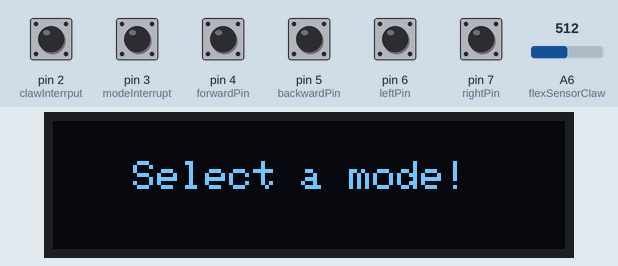
Recording of a sketch running on a simulated Arduino Nano, built with avr-gcc and run on an emulated ATmega328P. Shown: 128×32 one-colour display. The test bench sets the inputs (shaded band); at power-on: pin 2 (clawInterrput), pin 3 (modeInterrupt), pin 4 (forwardPin), pin 5 (backwardPin), pin 6 (leftPin), pin 7 (rightPin) HIGH, A6 (flexSensorClaw) = 512. No radio packets arrive unless stated; what the sketch prints to the serial monitor is not drawn.

Above: at 1.3 s.
1.4 s: pin 3 (modeInterrupt) pulled LOW for 0.15 s
At 2.4 s:
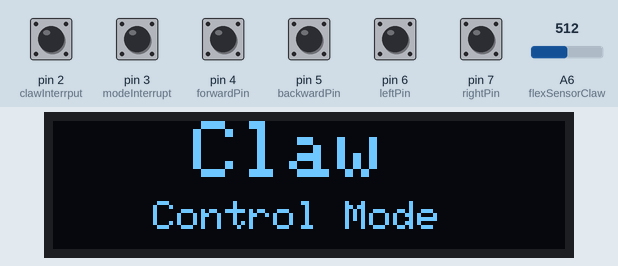
3.1 s: pin 3 (modeInterrupt) pulled LOW for 1 s
At 4.6 s:
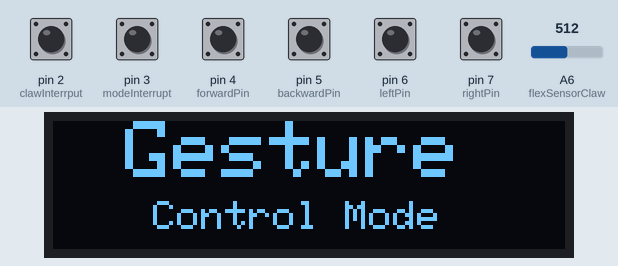
5.7 s: pin 3 (modeInterrupt) pulled LOW for 0.15 s
At 6.7 s:
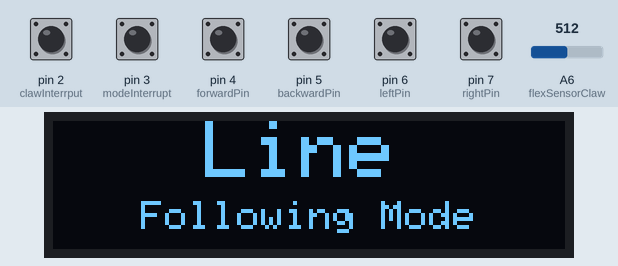
7.4 s: pin 3 (modeInterrupt) pulled LOW for 0.15 s
At 8.8 s:
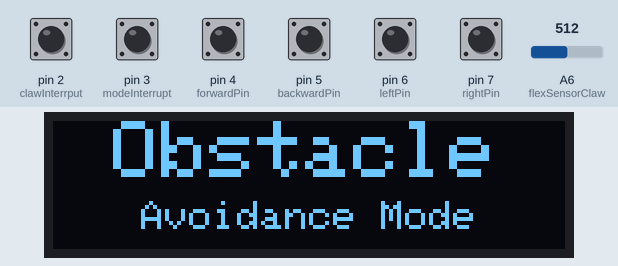
9.1 s: pin 3 (modeInterrupt) pulled LOW for 1 s
At 10.8 s:
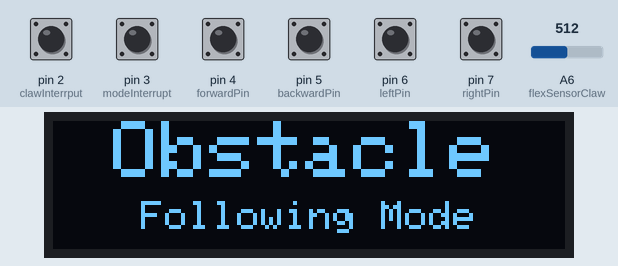
11.6 s: pin 3 (modeInterrupt) pulled LOW for 0.15 s
At 12.7 s:
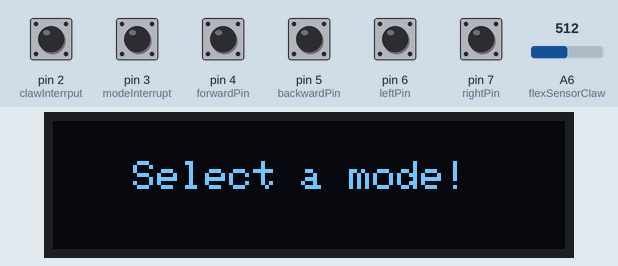
Timing chart, 0 to 14.3 s (numbered marks = the images above; inputs shaded):
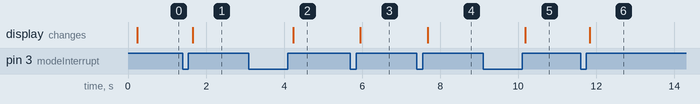

Measured:
- after the input at 1.4 s, the display: changes after 0.26 s (image 1)
- after the input at 3.1 s, the display: changes after 1.1 s (image 2)
- after the input at 5.7 s, the display: changes after 0.25 s (image 3)
- after the input at 7.4 s, the display: changes after 0.28 s (image 4)
- after the input at 9.1 s, the display: changes after 1.1 s (image 5)
- after the input at 11.6 s, the display: changes after 0.23 s (image 6)

The sketch:

Simulation_Transmitter.ino
```cpp
#include <VirtualWire.h>
#include <Wire.h>
#include <Adafruit_GFX.h>
#include <Adafruit_SSD1306.h>

//defining all pin number in which the component is onnected
#define I2C_ADDRESS 0x3C // Address depends on I2C module. need to be changed for every different module

#define flexSensorClaw A6 //pin no for flex sensor which control robot claw open and close operation
#define clawInterrput 2 //push button for claw movement change in up down position
#define modeInterrupt 3 //push button for mode change
#define forwardPin 4 //simulation button for direction control
#define backwardPin 5 //simulation button for direction control
#define leftPin 6 //simulation button for direction control
#define rightPin 7 //simulation button for direction control

const int transmit_pin = 12; //simulation transmitter pin

volatile int mode = 0;
volatile bool clawState = 0;
const float flatResistance= 25000.0; //change this value according to sensor value when it is in straight position
const float bendResistance = 100000.0; //change this value according to sensor value when it is in 90 degree bend position
const float pullDownResistance = 47000.0; //change this value according the resistor value you used in pull down purpose
const int delayAfterSendingData = 10; //this value determines how frequently the data will transfer.
const int maxErrorCount = 3; // this variable defines maximum failed attempt of data transmission
int errorCount = 0; //this variable is for current failed attemp for data transmission

String str;
char cstr[100];
String message = "";
unsigned int mlength; // message length

//creating a structure to store all the data in one package
struct data {
  int xAxis;
  int yAxis;
  float felxSensorClawValue;
  bool clawInterrputValue;
  int modeInterruptValue;
};

//creating necessary objects
Adafruit_SSD1306 lcd = Adafruit_SSD1306(128, 32, &Wire);
data sendData; // creating a data object to store data in that object

void setup() {
  //setting pinmodes
  pinMode(flexSensorClaw, INPUT);
  /*
  using internal pull up resistor. so we need to connect button with ground
  For that, when the button pressed the arduino will read LOW as its button state
  and it will remain HIGH sate if button is at off state
  */
  pinMode(clawInterrput, INPUT_PULLUP);
  pinMode(modeInterrupt, INPUT_PULLUP);
  pinMode(forwardPin, INPUT_PULLUP);
  pinMode(backwardPin, INPUT_PULLUP);
  pinMode(leftPin, INPUT_PULLUP);
  pinMode(rightPin, INPUT_PULLUP);

  //attaching interrupt to change value in Rising state of interrupt pin
  attachInterrupt(digitalPinToInterrupt(clawInterrput),clawStateChange, RISING);
  attachInterrupt(digitalPinToInterrupt(modeInterrupt),modeChange, RISING);

  Wire.begin();
  Serial.begin(9600);
  // Initialise the IO and ISR
  vw_set_tx_pin(transmit_pin);
  vw_setup(2000);// Bits per sec

  lcd.begin(SSD1306_SWITCHCAPVCC, I2C_ADDRESS); // Address for display
 	lcd.setTextColor(WHITE); //setting text color
  lcd.clearDisplay();     // Clear the display
  lcd.setTextSize(2); //text size defining
  lcd.setCursor(15, 5); //set the text position to start from
  lcd.print("Welcome!");  //writting a welcome sms for 2 sec when it is turning on.
  lcd.display();
  delay(100);
  Serial.println("message = Xaxis,Yaxis,flexSensor,ClawInterrupt,ModeInterrupt---");
}

void loop() {
    if(digitalRead(forwardPin)==0){
      sendData.yAxis = 255;
    }
    else if(digitalRead(backwardPin)==0){
      sendData.yAxis = -255;
    }
    else if(digitalRead(rightPin)==0){
      sendData.xAxis = 255;
    }
    else if(digitalRead(leftPin)==0){
      sendData.xAxis = -255;
    }
    else {
      sendData.xAxis = 0;
      sendData.yAxis = 0;
    }
    sendData.felxSensorClawValue = flexAngelCalculator(flexSensorClaw); //sending the flexing angle of the sensor

    sendData.clawInterrputValue = clawState;
    sendData.modeInterruptValue = mode;

    //uncomment below code if you want to print values for debugging purpose
    /*
    Serial.print("xAxis: ");
    Serial.print(sendData.xAxis);
    Serial.print("\nyAxis: ");
    Serial.println(sendData.yAxis);
    Serial.print("\nfelxSensorClawValue: ");
    Serial.println(sendData.felxSensorClawValue);
    Serial.print("\Mode state: ");
    Serial.println(sendData.modeInterruptValue);
    Serial.print("\Claw state: ");
    Serial.println(sendData.clawInterrputValue);
    */
    //sending the data and storing its status in a variable
    bool status =  SendData(sendData);

    /* setting a static variable "displayMessage" cause it will run only one time
    for this variable the display won't refresh for same text over and over again*/
    static String displayMessage = "Faysal-Shairy-Antik-Ajmy-Prottoy Made this code!";

    if(sendData.modeInterruptValue==0) { //no mode selected
      if(displayMessage != "Select a mode!"){
        lcd.clearDisplay();  //clear the display first
        lcd.setTextSize(1); //text size defining
        lcd.setCursor(20, 10); //set the text position to start from
        lcd.print("Select a mode!");  //write the text you want to display
        lcd.display();
        displayMessage = "Select a mode!"; //updating data
      }
    }
    else if(status == 0){
      errorCount++; //increasing error count for failed status
      //if maximum number of attempt was failed to send data then display error sms
      if(errorCount>=maxErrorCount){
        if(displayMessage!="Error! Data sending failed"){
          lcd.clearDisplay(); // clear the display first
          lcd.setTextSize(2); //text size defining
          lcd.setCursor(28, 0); //set the text position to start from
          lcd.print("Error!");  //write the text you want to display
          lcd.setTextSize(1); //text size defining
          lcd.setCursor(5, 20); //set the text position to start from
          lcd.print("Data sending failed");  //write the text you want to display
          lcd.display();
          displayMessage = "Error! Data sending failed"; //updating data
        }
      }
    }
    else if(sendData.modeInterruptValue==1){
      errorCount=0; //clearing unsuccessfull attempt
      if(displayMessage!= "Claw Control Mode"){
        lcd.clearDisplay(); // clear the display first
        lcd.setTextSize(2); //text size defining
        lcd.setCursor(35, 0); //set the text position to start from
        lcd.print("Claw");  //write the text you want to display
        lcd.setTextSize(1); //text size defining
        lcd.setCursor(25, 20); //set the text position to start from
        lcd.print("Control Mode");  //write the text you want to display
        lcd.display();
        displayMessage = "Claw Control Mode"; //updating data
      }
    }
    else if(sendData.modeInterruptValue==2){
      errorCount=0; //clearing unsuccessfull attempt
      if(displayMessage!= "Gesture Control Mode"){
        lcd.clearDisplay(); // clear the display first
        lcd.setTextSize(2); //text size defining
        lcd.setCursor(18, 0); //set the text position to start from
        lcd.print("Gesture");  //write the text you want to display
        lcd.setTextSize(1); //text size defining
        lcd.setCursor(25, 20); //set the text position to start from
        lcd.print("Control Mode");  //write the text you want to display
        lcd.display();
        displayMessage = "Gesture Control Mode"; //updating data
      }
    }
    else if(sendData.modeInterruptValue==3){
      errorCount=0; //clearing unsuccessfull attempt
      if(displayMessage!= "Line Following Mode"){
        lcd.clearDisplay(); // clear the display first
        lcd.setTextSize(2); //text size defining
        lcd.setCursor(38, 0); //set the text position to start from
        lcd.print("Line");  //write the text you want to display
        lcd.setTextSize(1); //text size defining
        lcd.setCursor(22, 20); //set the text position to start from
        lcd.print("Following Mode");  //write the text you want to display
        lcd.display();
        displayMessage = "Line Following Mode"; //updating data
      }
    }
    else if(sendData.modeInterruptValue==4){
      errorCount=0; //clearing unsuccessfull attempt
      if(displayMessage!= "Obastacle Avoidance Mode"){
        lcd.clearDisplay(); // clear the display first
        lcd.setTextSize(2); //text size defining
        lcd.setCursor(15, 0); //set the text position to start from
        lcd.print("Obstacle");  //write the text you want to display
        lcd.setTextSize(1); //text size defining
        lcd.setCursor(22, 20); //set the text position to start from
        lcd.print("Avoidance Mode");  //write the text you want to display
        lcd.display();
        displayMessage = "Obastacle Avoidance Mode"; //updating data
      }
    }
    else if(sendData.modeInterruptValue==5){
      errorCount=0; //clearing unsuccessfull attempt
      if(displayMessage!= "Obastacle Following Mode"){
        lcd.clearDisplay(); // clear the display first
        lcd.setTextSize(2); //text size defining
        lcd.setCursor(15, 0); //set the text position to start from
        lcd.print("Obstacle");  //write the text you want to display
        lcd.setTextSize(1); //text size defining
        lcd.setCursor(22, 20); //set the text position to start from
        lcd.print("Following Mode");  //write the text you want to display
        lcd.display();
        displayMessage = "Obastacle Following Mode"; //updating data
      }
    }
    delay(delayAfterSendingData); //loops runs after halting for desired time
}

float flexAngelCalculator(const unsigned char sensorConnectedPin){
  int ADCflexPDV = analogRead(sensorConnectedPin);
	float felxPDV = ADCflexPDV * 5 / 1023.0;
	float flexSensorResistance = pullDownResistance * (5 / felxPDV - 1.0);
	// Use the calculated resistance to estimate the sensor's bend angle:
	float angle = map(flexSensorResistance, flatResistance, bendResistance, 0, 90.0);

  return angle;
}

//mode change interrupt function
void modeChange(){
  if(mode<5){
    mode++;
  }
  else{
    mode = 0;
  }
}

//claw state mode changing interrupt function
void clawStateChange(){
  clawState=!clawState;
}
bool SendData(data d)
{
  message = message + d.xAxis +"," + d.yAxis + "," + d.felxSensorClawValue + ","+ d.clawInterrputValue + "," + d.modeInterruptValue;
  mlength = message.length(); // find the number of characters in a message.
  str = message;
  str.toCharArray(cstr,100);
  bool status = vw_send((uint8_t *)cstr, mlength); //
  vw_wait_tx(); // Wait until the whole message is gone
  if(status){
    Serial.print("Transfered message: ");
    Serial.println(message);
  }
  str = "";
  message = "";
  return status;
}
```
